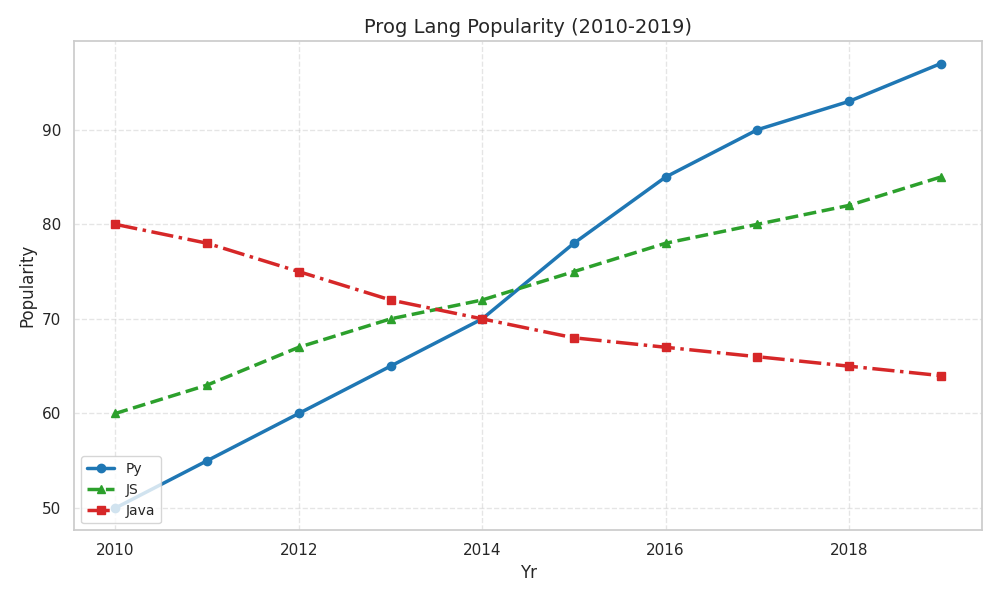

This chart was generated by the following Python code:
import matplotlib.pyplot as plt
import numpy as np

years = np.arange(2010, 2020)
python_popularity = np.array([50, 55, 60, 65, 70, 78, 85, 90, 93, 97])
javascript_popularity = np.array([60, 63, 67, 70, 72, 75, 78, 80, 82, 85])
java_popularity = np.array([80, 78, 75, 72, 70, 68, 67, 66, 65, 64])

fig, ax = plt.subplots(figsize=(10, 6))

ax.plot(years, python_popularity, label='Py', color='tab:blue', marker='o', linewidth=2.5, linestyle='-')
ax.plot(years, javascript_popularity, label='JS', color='tab:green', marker='^', linewidth=2.5, linestyle='--')
ax.plot(years, java_popularity, label='Java', color='tab:red', marker='s', linewidth=2.5, linestyle='-.')

ax.set_xlabel('Yr', fontsize=12)
ax.set_ylabel('Popularity', fontsize=12)
ax.set_title('Prog Lang Popularity (2010-2019)', fontsize=14)

ax.grid(True, linestyle='--', alpha=0.5)
ax.legend(loc='lower left', fontsize=10)
plt.tight_layout()
plt.show()
